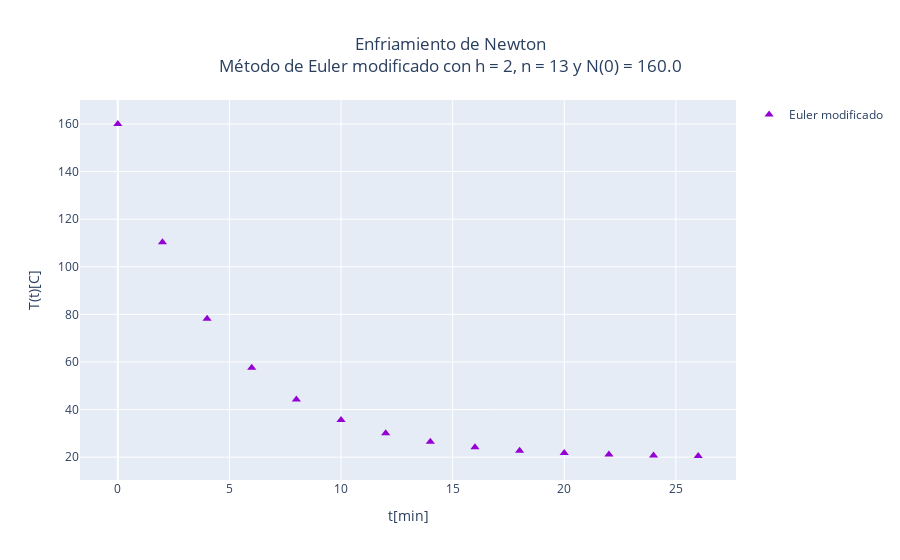

Source (notebook cell):
### Markdown cell above
### Euler modificado

### Code cell
def metodo_euler_mod(f, t_0, y_0, h, n_pasos):
    valores_y_Euler_Mod = [y_0] # Lista de valores de y
    valores_t = [t_0] # Vector de tiempo

    # Iterar sobre el número de pasos y aplicar el método de Euler modificado
    for i in range(n_pasos):
        valores_t.append(valores_t[i] + h)
        y_nueva = valores_y_Euler_Mod[i] + h * f(valores_y_Euler_Mod[i] + h/2 * f(valores_y_Euler_Mod[i])) # ¡¡¡NO MODIFICAR!!!
        valores_y_Euler_Mod.append(y_nueva) # ¡¡¡NO MODIFICAR!!!

    # Graficar
    titulo = f'Enfriamiento de Newton<br>Método de Euler modificado con h = {round(h,3)}, n = {n_pasos} y N(0) = {round(y_0,3)}' # ¡¡¡NO MODIFICAR!!!
    eje_x = 't[min]' # Nombre del eje x
    eje_y = 'T(t)[C]' # Nombre del eje y

    fig = go.Figure() # ¡¡¡NO MODIFICAR!!!
    fig.update_layout(title=titulo, title_x=0.5, xaxis_title=eje_x, yaxis_title=eje_y) # ¡¡¡NO MODIFICAR!!!
    plot_Euler_Mod = go.Scatter(x=valores_t, y=valores_y_Euler_Mod, mode='markers', marker=dict(size=8, symbol='triangle-up'), name='Euler modificado', marker_color='darkviolet', showlegend=True) # ¡¡¡NO MODIFICAR!!!
    fig.add_trace(plot_Euler_Mod) # ¡¡¡NO MODIFICAR!!!
    fig.show() # ¡¡¡NO MODIFICAR!!!
    return plot_Euler_Mod # ¡¡¡NO MODIFICAR!!!

plot_Euler_Mod = metodo_euler_mod(f_real, t_0, y_0, h, n_pasos) # Graficar método de Euler modificado

### Figure 1 — Plotly figure (JSON) as saved in the notebook; plotly's stock layout.template omitted (floating-point values rounded to 4 significant figures)
{"data": [{"marker": {"color": "darkviolet", "size": 8, "symbol": "triangle-up"}, "mode": "markers", "name": "Euler modificado", "showlegend": true, "type": "scatter", "x": [0, 2, 4, 6, 8, 10, 12, 14, 16, 18, 20, 22, 24, 26], "y": [160, 110.3, 78.18, 57.51, 44.18, 35.59, 30.05, 26.48, 24.18, 22.69, 21.74, 21.12, 20.72, 20.47]}], "layout": {"title": {"text": "Enfriamiento de Newton<br>Método de Euler modificado con h = 2, n = 13 y N(0) = 160.0", "x": 0.5}, "xaxis": {"title": {"text": "t[min]"}}, "yaxis": {"title": {"text": "T(t)[C]"}}}}
